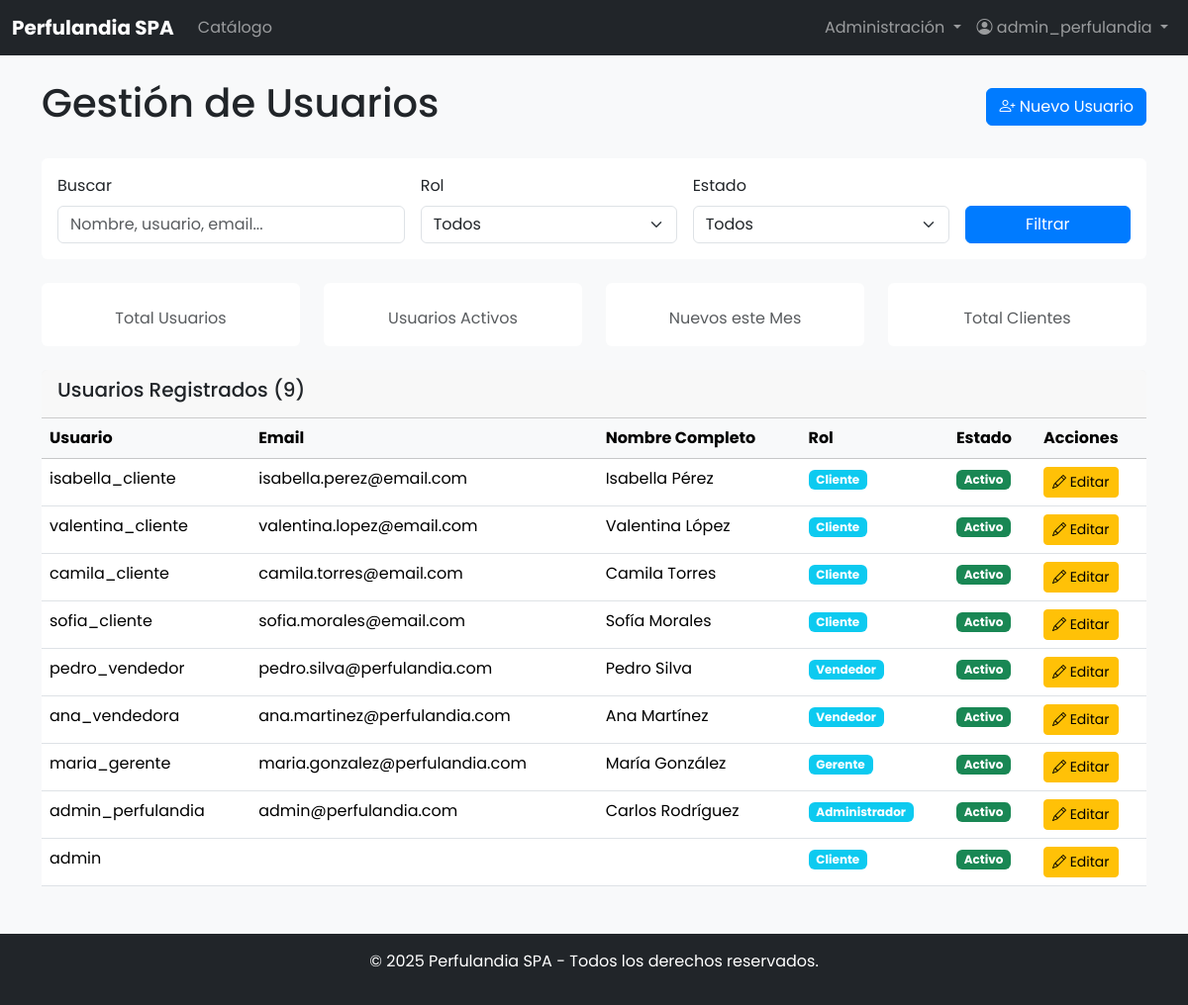
Page /usuarios/gestion/ (signed in) on the earlier database version.
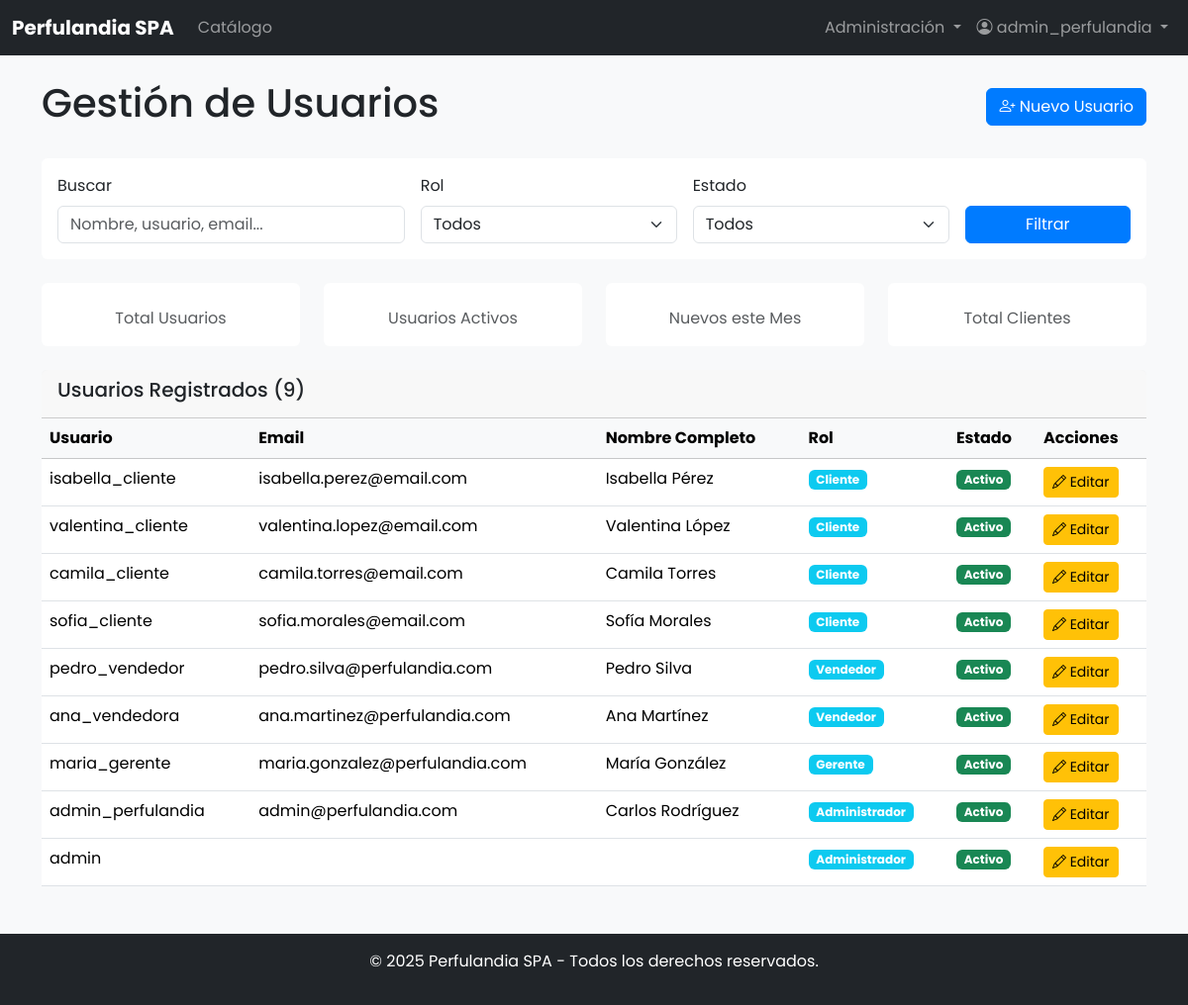
Same page on the later database version.
### usuarios/models.py (models this page shows, shortened)
class Usuario(AbstractUser):
    ROLES = (
        ('admin', 'Administrador'),
        ('gerente', 'Gerente'),
        ('vendedor', 'Vendedor'),
        ('cliente', 'Cliente'),
    )
    rol = models.CharField(max_length=20, choices=ROLES, default='cliente')
    telefono = models.CharField(max_length=20, blank=True, null=True)
    direccion = models.TextField(blank=True, null=True)
    rut = models.CharField(max_length=12, unique=True, null=True, blank=True)
    sucursal = models.CharField(max_length=100, blank=True)
    fecha_creacion = models.DateTimeField(auto_now_add=True)
    activo = models.BooleanField(default=True)
    class Meta:
        verbose_name = 'Usuario'
        verbose_name_plural = 'Usuarios'

### usuarios/views.py (the view, shortened to what this page needs)
# urls.py: path('gestion/', views.GestionUsuariosListView.as_view(), name='gestion'),
class GestionUsuariosListView(RolRequeridoMixin, ListView):
    model = Usuario
    template_name = 'usuarios/gestion_usuarios.html'
    context_object_name = 'usuarios'
    roles_permitidos = ['admin', 'gerente']
    paginate_by = 20
    def get_queryset(self):
        queryset = Usuario.objects.all().order_by('-fecha_creacion')
        busqueda = self.request.GET.get('busqueda')
        return queryset

### core/permissions.py (called while the page is built)
    def dispatch(self, request, *args, **kwargs):
        if not request.user.is_authenticated:
            return self.handle_no_permission()
        if self.roles_permitidos and request.user.rol not in self.roles_permitidos:
            raise PermissionDenied("No tienes permisos para acceder a esta página.")
        return super().dispatch(request, *args, **kwargs)

### templates/usuarios/gestion_usuarios.html (shortened to what the changed rows need)
{% extends 'base.html' %}
{% block content %}
<div class="row">
    <div class="col-12">
        <div class="d-flex justify-content-between align-items-center mb-4">
            <h1> Gestión de Usuarios</h1>
        </div>
        <div class="card">
            <div class="card-body p-0">
                <div class="table-responsive">
                    <table class="table table-hover mb-0">
                        <thead class="table-light">
                            <tr>
                                <th>Usuario</th>
                                <th>Email</th>
                                <th>Nombre Completo</th>
                                <th>Rol</th>
                                <th>Estado</th>
                                <th>Acciones</th>
                            </tr>
                        </thead>
                        <tbody>
                            {% for usuario in usuarios %}
                            <tr>
                                <td>{{ usuario.username }}</td>
                                <td>{{ usuario.email }}</td>
                                <td>{{ usuario.get_full_name }}</td>
                                <td><span class="badge bg-info">{{ usuario.get_rol_display }}</span></td>
                                <td>
                                    {% if usuario.is_active %}
                                        <span class="badge bg-success">Activo</span>
                                    {% else %}
                                        <span class="badge bg-danger">Inactivo</span>
                                    {% endif %}
                                </td>
                                <td>
                                    <a href="{% url 'usuarios:editar' usuario.pk %}" class="btn btn-sm btn-warning">
                                        <i class="bi bi-pencil"></i> Editar
                                    </a>
                                </td>
                            </tr>
                            {% empty %}
                            <tr>
                                <td colspan="6" class="text-center">No hay usuarios registrados.</td>
                            </tr>
                            {% endfor %}
                        </tbody>
                    </table>
                </div>
            </div>
        </div>
    </div>
</div>
{% endblock %}

Differences in the rows shown:
changed Usuario "admin": rol "Cliente" → "Administrador"
